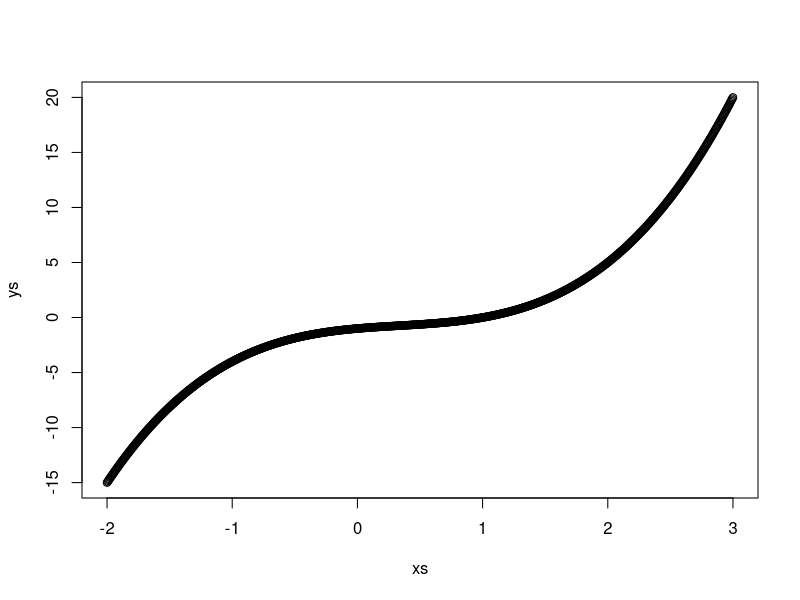
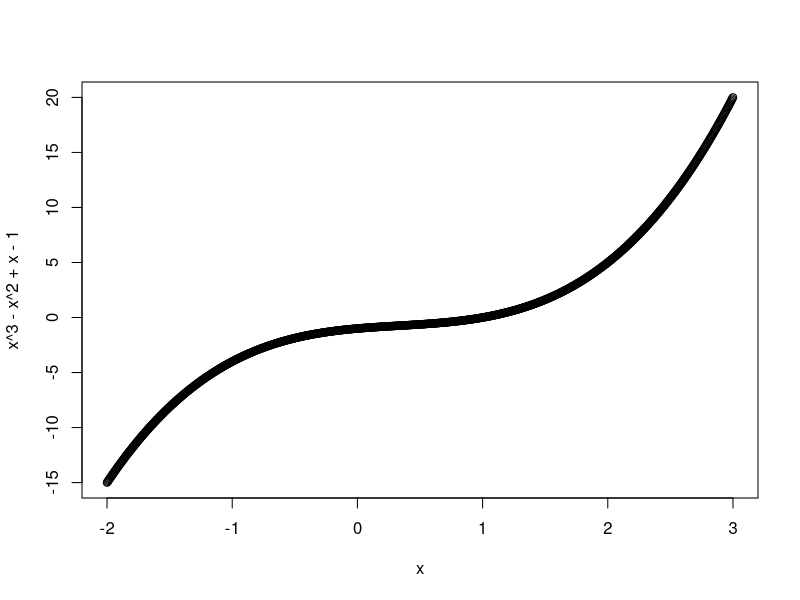
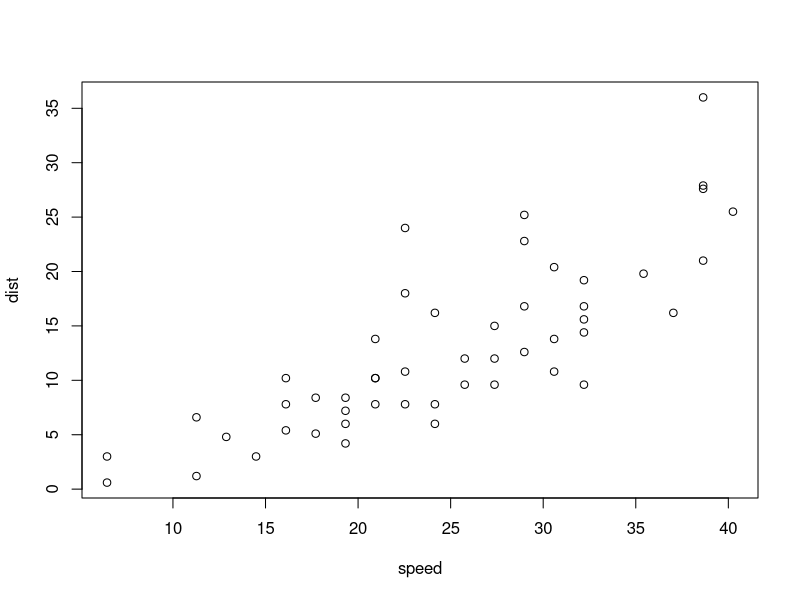
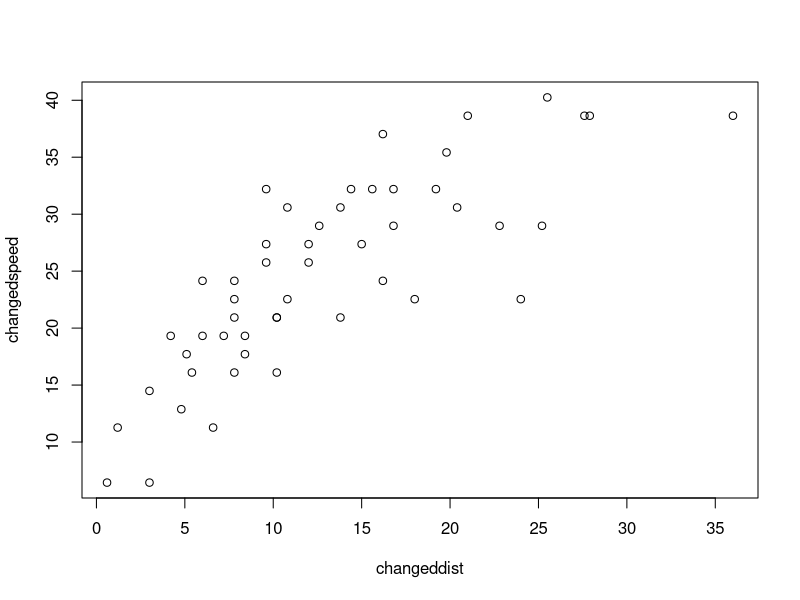
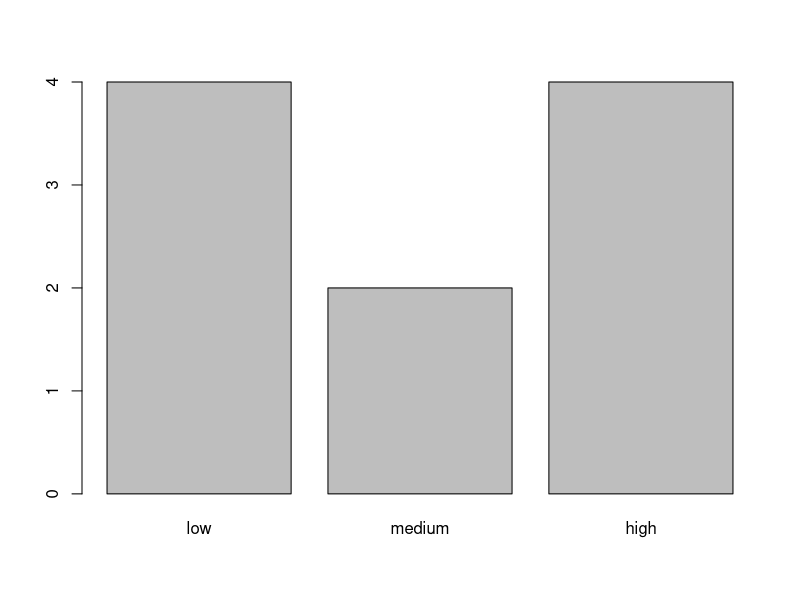
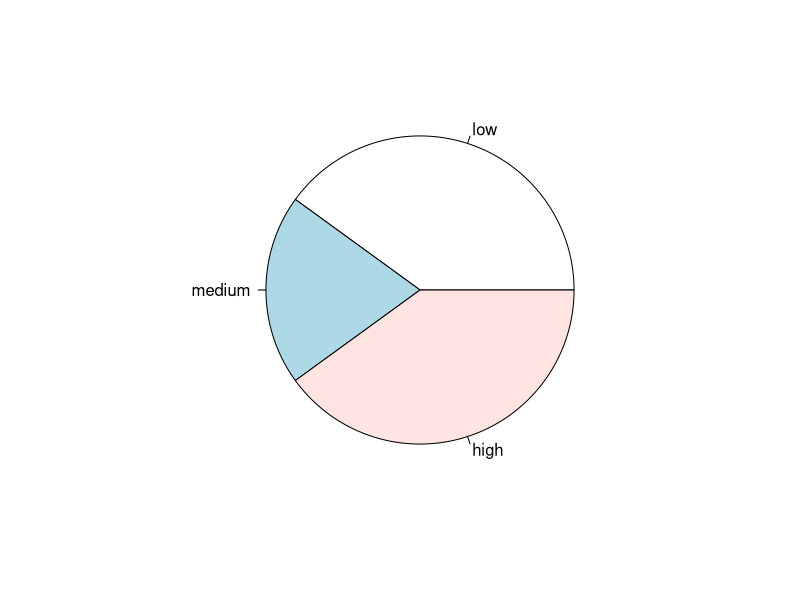
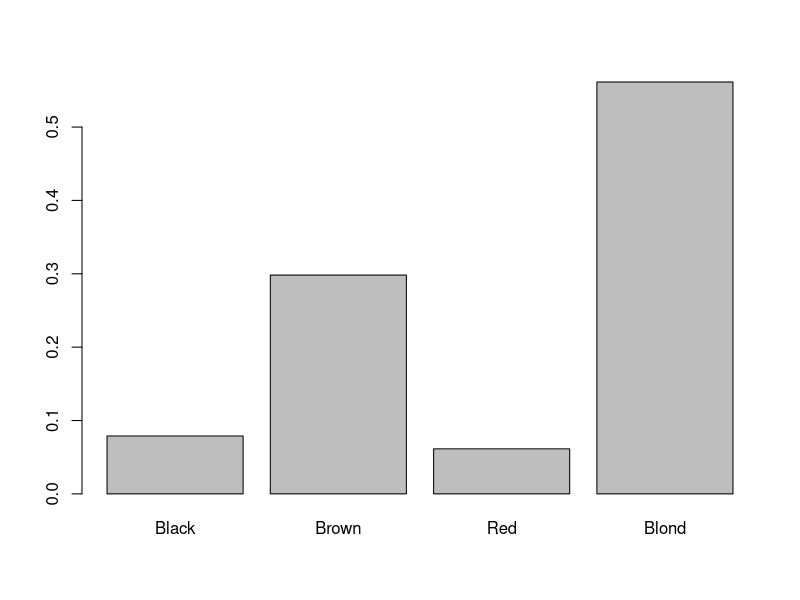

Write R code to recreate these figures, in order.
# 1.7 a)
df_1 <- data.frame(c(1,5,15), c(2,6,36))
df_1
typeof(df_1)
class(df_1)
# b)
df_2 <- data.frame(name=c("Kowalski","Nowak"), age=c(21,23), student=c(TRUE,FALSE))
rownames(df_2) <- c("std1","std2")
lapply(df_2, typeof)
sapply(df_2, typeof)


sapply(seq(2, 4, 0.1), function (x) { exp(x)*cos(x) })

sum(2:10)

sum(seq(2, 100, 2))

log(prod(1:50))

outer(1:10, 1:20)

lapply(df_2, typeof)

sum(outer(1:3, 1:4, "^"))

sqrt(sum(outer(1:10, 1:20, "^")))


#1.9

minmax <- function(x,n){
  if (n > length(x)){
    return("argument too long")
  }
  
  smallest <- sort(x)[1:n]
  largest <- sort(x, decreasing = TRUE)[1:n]
  return(list(smallest = smallest, largest=largest))
}
x <- c(5,4,3,2,1,8,9,0)
n <- 3

print(minmax(x,100))

# 1.10

l <- list(x=c(1, 3, 9, 15), y=c(5, 3, 19))
sapply(l, sum)
lapply(l, sum)

sapply(l, mean)
sapply(l, sd)


# 1.11
f <- function(x){
  x^3-x^2+x-1
}
xs <- seq(-2, 3, length.out=1000)
ys <- f(xs)
plot(xs, ys)

plot(x^3 - x^2 + x - 1 ~ x, data=list(x=xs))


# 1.12

data <- cars
data$changedspeed <- data$speed*1.61;
data$changeddist <- data$dist*0.3;
plot(data$changedspeed, data$changeddist, xlab='speed', ylab = 'dist')
plot(changedspeed ~ changeddist, data=data)


# 2.1
#a categorical -ordinal data set
#b
wl <- c("m","l", "l", "h", "h", "l","h","m", 'h', "l")
wl
fl <- factor(wl, level= c("l", "m", "h"), labels=c("low","medium", "high"),ordered = TRUE)
fl
t1 <- table(fl)

p1 <- proportions(table(fl))

c1 <- cumsum(table(fl))

cp1 <- cumsum(p1)
cp1
cbind(t1,sone_name=p1,c1,cp1)
barplot(t1)
pie(t1)


# Ex 2.2

cylinders <- mtcars$cyl
counts <- table(cylinders)
p1 <- proportions(table(cylinders))
c1 <- cumsum(table(cylinders))
cp1 <- cumsum(p1)

df_2_2 <- cbind(abs_freq=counts, cum_abs_freq=c1,
                rel_freq=p1, cum_rel_freq=cp1)


#2.3
install.packages("coin")

library(coin)
?malformations

#a
tabela <-table(malformations)

#b
tabela2 <- proportions(tabela, margin=1)

#c
#with margin = 1, proportion of present cases rises on a given level
leevel <- tabela2['1-2', 'Present']

#d
malform <- malformations
malform$consumption_high <- ifelse(malform$consumption < '3-5', "No", "Yes")

#f
tabela4 <- proportions(table(malform[,c("malformation", "consumption_high")]), margin =2)
factorrisk <- tabela4['Present', 'Yes']/tabela4['Present','No']
factorrisk
#high consumption gives us 4.316883 times bigger probability of having a malfunctioning child



# 2.4
HairEyeColor
proportions(HairEyeColor)
sum(proportions(HairEyeColor))

?HairEyeColor
proportions(HairEyeColor, margin=1)
proportions(HairEyeColor, margin=2)
proportions(HairEyeColor, margin=3)

#b 
prop <- proportions(HairEyeColor[, "Blue", "Female"])
barplot(prop)
prop
